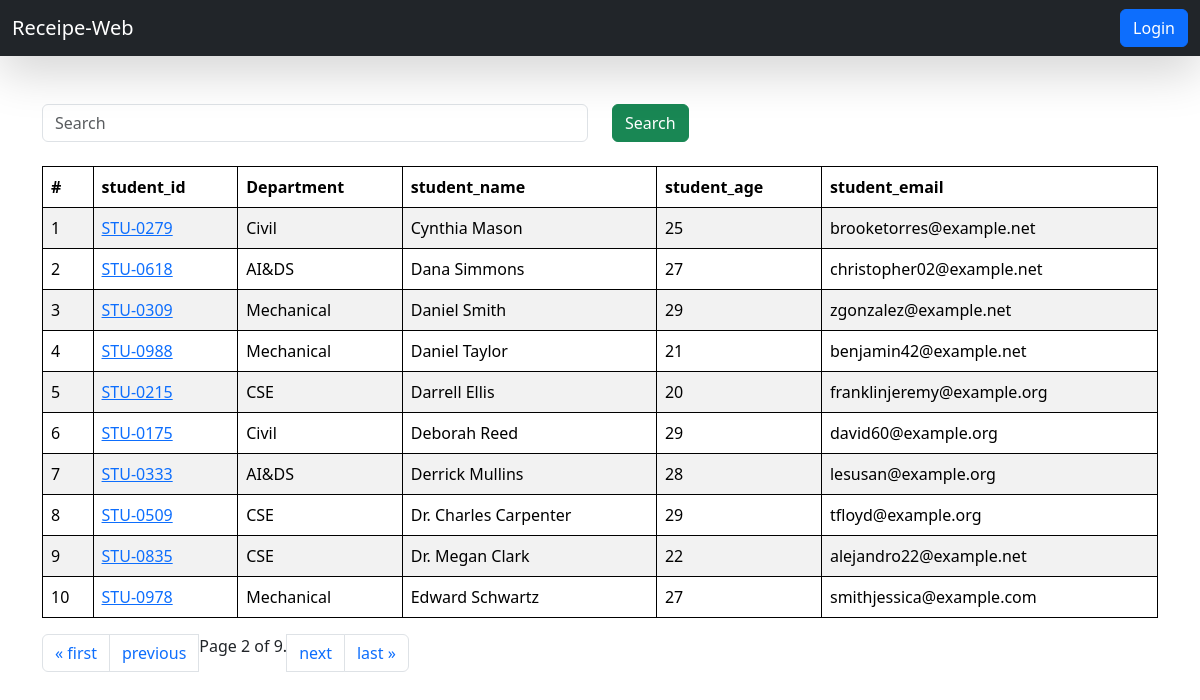
Screenshot of /students/?page=2 with the database file from the repository.
### vege/models.py (models this page shows, shortened)
class Student(models.Model):
    department = models.ForeignKey(Department, related_name="depart", on_delete=models.CASCADE)
    student_id = models.OneToOneField(StudentID, related_name="studentid", on_delete=models.CASCADE)
    student_name = models.CharField(max_length=100)
    student_email = models.EmailField(unique=True)
    student_age = models.IntegerField(default=18)
    student_address = models.TextField()
    is_deleted = models.BooleanField(default=False)
    objects = StudentManager()
    admin_objects = models.Manager()
    class Meta:
        ordering = ['student_name']   #  it store in alphabetical order
        verbose_name = "student"     # it means Student class can also known as student

class StudentID(models.Model):
    student_id = models.CharField(max_length=100)
    def __str__(self) -> str:
        return self.student_id

class Department(models.Model):
    department = models.CharField(max_length=100)
    class Meta:
        ordering = ['department']    # it store in alphabetical order

### vege/views.py (the view, shortened to what this page needs)
# urls.py: path('students/',get_students, name="get_students" ),
def get_students(request):
    queryset = Student.objects.all()
    paginator = Paginator(queryset, 10)   # show 25 contacts per page
    page_number = request.GET.get('page',1)
    page_obj = paginator.get_page(page_number)
    print(page_obj)
    return render(request,'report/student.html',{'queryset':page_obj})

### vege/models.py (called while the page is built)
    def get_queryset(self):
        return super().get_queryset().filter(is_deleted=False)

### vege/templates/report/student.html
{% extends "home/base.html" %}
{% block start %}
{% load static %}
<div class="container mt-5">
    <form class="mb-4">
        <div class="row">
            <div class="col-md-6">
                <input class="form-control" name="search" placeholder="Search" type="text">
            </div>
            <div class="col-md-6">
                <button class="btn btn-success">Search</button>
            </div>
        </div>
    </form>
    <table class="table table-striped">
        <thead>
            <tr>
                <th scope="col">#</th>
                <th scope="col">student_id</th>
                <th scope="col">Department</th>
                <th scope="col">student_name</th>
                <th scope="col">student_age</th>
                <th scope="col">student_email</th>
            </tr>
        </thead>
        <tbody>
            {% for student in queryset %}
            <tr>
                <td scope="row">{{forloop.counter}}</td>
                <td>
                    <a href="{% url 'see_marks' student.student_id %}">{{student.student_id}}</a>
                </td>
                <td>{{student.department.department}}</td>
                <td>{{student.student_name}}</td>
                <td>{{student.student_age}}</td>
                <td>{{student.student_email}}</td>
            </tr>
            {% endfor %}
        </tbody>
    </table>
    <nav aria-label="Page navigation example">
        <ul class="pagination">
            {% if queryset.has_previous %}
            <li class="page-item"><a class="page-link" href="?page=1">&laquo; first</a></li>
            <li class="page-item"><a class="page-link" href="?page={{ queryset.previous_page_number }}">previous</a>
            </li>
            {% endif %}
            <span class="current">
                Page {{ queryset.number }} of {{ queryset.paginator.num_pages }}.
            </span>
            {% if queryset.has_next %}
            <li class="page-item"><a class="page-link" href="?page={{ queryset.next_page_number }}">next</a></li>
            <li class="page-item"><a class="page-link" href="?page={{ queryset.paginator.num_pages }}">last
                    &raquo;</a></li>
            {% endif %}
        </ul>
    </nav>
</div>
{% endblock %}

### home/templates/home/base.html (style rules this page uses)
table, th, td { border: 1px solid black; }

### rows the page displays
Student: student_id "STU-0279", department.department "Civil", student_name "Cynthia Mason", student_age "25", student_email "brooketorres@example.net"
Student: student_id "STU-0618", department.department "AI&DS", student_name "Dana Simmons", student_age "27", student_email "christopher02@example.net"
Student: student_id "STU-0309", department.department "Mechanical", student_name "Daniel Smith", student_age "29", student_email "zgonzalez@example.net"
Student: student_id "STU-0988", department.department "Mechanical", student_name "Daniel Taylor", student_age "21", student_email "benjamin42@example.net"
Student: student_id "STU-0215", department.department "CSE", student_name "Darrell Ellis", student_age "20", student_email "franklinjeremy@example.org"
Student: student_id "STU-0175", department.department "Civil", student_name "Deborah Reed", student_age "29", student_email "david60@example.org"
Student: student_id "STU-0333", department.department "AI&DS", student_name "Derrick Mullins", student_age "28", student_email "lesusan@example.org"
Student: student_id "STU-0509", department.department "CSE", student_name "Dr. Charles Carpenter", student_age "29", student_email "tfloyd@example.org"
Student: student_id "STU-0835", department.department "CSE", student_name "Dr. Megan Clark", student_age "22", student_email "alejandro22@example.net"
Student: student_id "STU-0978", department.department "Mechanical", student_name "Edward Schwartz", student_age "27", student_email "smithjessica@example.com"

### other values shown
{{ queryset.number }} "2"
{{ queryset.paginator.num_pages }} "9"
